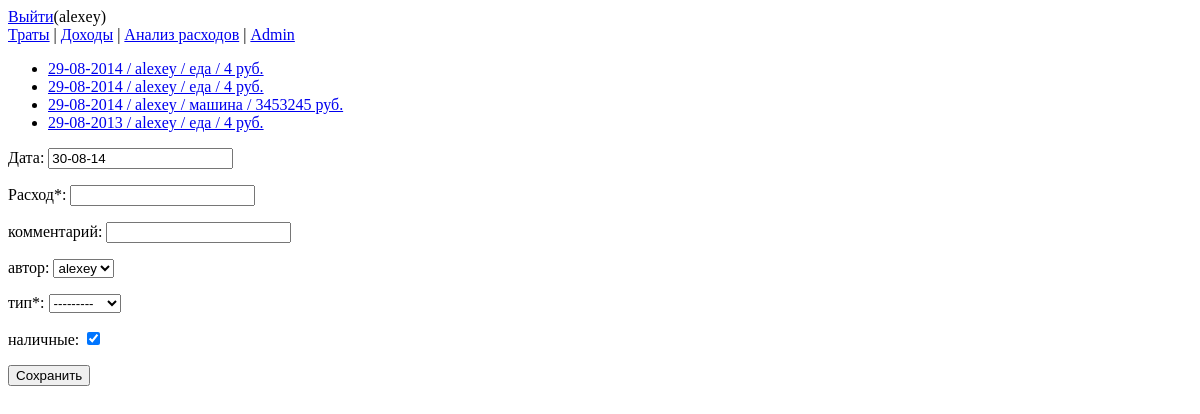
Before: / (signed in) with the older database file.
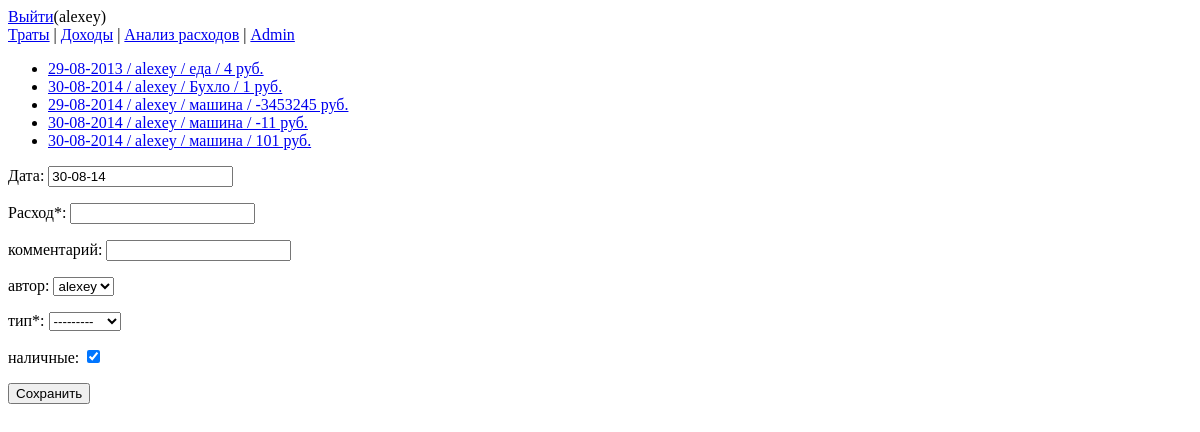
After: the same page with the newer database file.
### costs/models.py (models this page shows)
class Spending(models.Model):
    spendingType = models.ForeignKey(SpendingType)
    money = models.IntegerField()
    date = models.DateField()
    modified = models.DateTimeField(auto_now=True)
    owner = models.ForeignKey(User)
    comment = models.CharField(max_length=32)
    is_cash = models.BooleanField()
    def __str__(self):
        return r'{} / {} / {} / {} руб.'.format(self.date.strftime('%d-%m-%Y'),
                                            self.owner,
                                            self.spendingType,
                                            self.money)

class SpendingType(models.Model):
    name = models.CharField(max_length=16)
    def __str__(self):
        return self.name

### costs/views.py (the view)
# urls.py: url(r'^$', views.spendingView),
@login_required
def spendingView(request, *args):
    if request.method == 'POST':
        save_spending(request)
        return HttpResponseRedirect('/')
    else:
        user = request.user
        if args:
            i = Spending.objects.get(pk=args[0])
            initial_form_values = {'date': i.date.strftime('%d-%m-%y'),
                                   'money': i.money,
                                   'comment': i.comment,
                                   'owner': i.owner,
                                   'spendingType': i.spendingType,
                                   'is_cash': i.is_cash}
        else:
            initial_form_values = {'date': d.today().strftime('%d-%m-%y'),
                                   'is_cash': True,
                                   'owner': user}
        form = SpendingForm(initial=initial_form_values)
        l = Spending.objects.order_by('-modified')[:5]
        l = l[::-1]
        context = {'latest_spending_list': l,
                   'form': form,
                   'username': user}
        return render(request,
                      'costs/index.html',
                      context)

### costs/forms.py
class SpendingForm(forms.Form):
    date = forms.DateField(required=True,
                           label='Дата',
                           input_formats=['%d-%m-%Y',
                                          '%d-%m-%y',
                                          '%d/%m/%y',
                                          '%d/%m/%Y',
                                          '%d.%m.%y',
                                          '%d.%m.%Y'])
    money = forms.IntegerField(label ='Расход*',
                               required=True)
    comment = forms.CharField(max_length=32, required=False,
                              label='комментарий')
    owner = forms.ModelChoiceField(queryset=User.objects.all(),
                                   empty_label=None,
                                   required=False,
                                   label='автор')
    spendingType = forms.ModelChoiceField(queryset=SpendingType.objects.all(),
                                          required=True,
                                          label='тип*')
    is_cash = forms.BooleanField(required=False,
                                 label='наличные')

### templates/costs/index.html
{% extends "base.html" %}
{% block content %}
{% if latest_spending_list %}
  <ul>
  {% for spending in latest_spending_list %}
     <li><a href='/{{ spending.pk }}/'>{{ spending }}</a></li>
  {% endfor %}
  </ul>
{% else %}
  <p>Нет записей</p>
{% endif %}
<form method="post">{% csrf_token %}
{{ form.as_p }}
<input type="submit" value="Сохранить" />
</form>
{% endblock %}

Changed rows visible on the page:
no longer on this page (row unchanged): Spending: date+owner+spendingType "29-08-2014 / alexey / еда / 4 руб."
no longer on this page (row unchanged): Spending: date+owner+spendingType "29-08-2014 / alexey / еда / 4 руб."
no longer on this page (row unchanged): Spending: date+owner+spendingType "29-08-2014 / alexey / машина / 3453245 руб."
added Spending: date+owner+spendingType "30-08-2014 / alexey / Бухло / 1 руб."
added Spending: date+owner+spendingType "29-08-2014 / alexey / машина / -3453245 руб."
added Spending: date+owner+spendingType "30-08-2014 / alexey / машина / -11 руб."
added Spending: date+owner+spendingType "30-08-2014 / alexey / машина / 101 руб."
